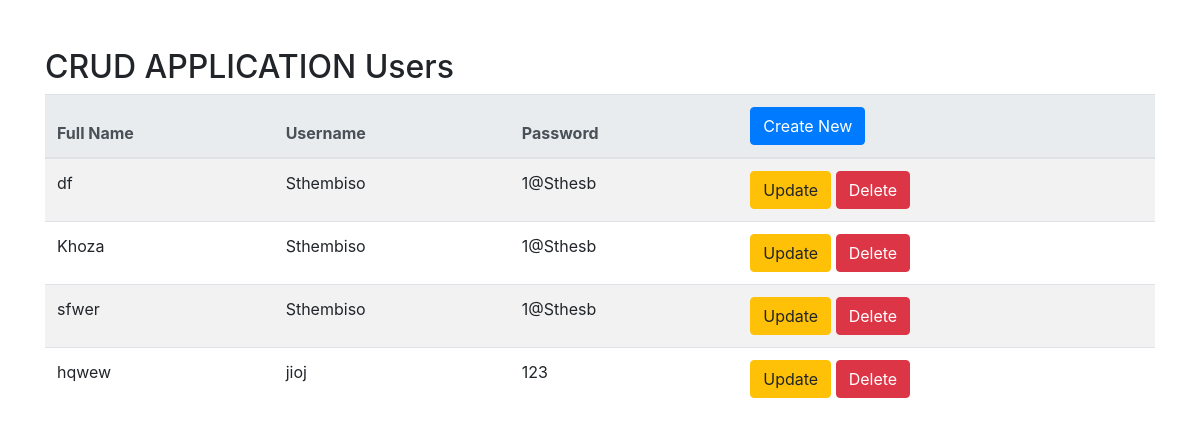
The page / on the database its author committed.
### tables this page shows
CREATE TABLE `users` (
  `user_id` int(11) NOT NULL,
  `fullname` varchar(50) NOT NULL,
  `user_name` varchar(50) NOT NULL,
  `user_pasword` varchar(50) NOT NULL,
  `created_at` timestamp NOT NULL DEFAULT current_timestamp() ON UPDATE current_timestamp()
);

### class/User.php (called while the page is built, shortened)
<?php
    class User{
        private $connection;
        private $table = "Users";
        public function __construct($db)
        {
            $this->connection = $db;
        }
        public function getAllUsers(){
            $query = "Select * from ".$this->table."";
            $statement = $this->connection->prepare($query);
            if($statement->execute()){
                $user = $statement->fetchAll(PDO::FETCH_OBJ);
                return $user;
            }
        }
    }

### index.php (the view, shortened to what this page needs)
<!DOCTYPE html>
<html lang="en">
<head>
    <link rel="stylesheet" href="https://stackpath.bootstrapcdn.com/bootstrap/4.5.0/css/bootstrap.min.css">
</head>
<body>
    <div class="container">
        <h2 class="mt-5">CRUD APPLICATION Users</h2>
        <table class="table table-striped">
            <thead class="thead-light">
                <tr>
                <th scope="col">Full Name</th>
                <th scope="col">Username</th>
                <th scope="col">Password</th>
                <th scope="col"><a href = "./create.php" class="btn btn-primary">Create New</a></th>
                </tr>
            </thead>
            <tbody>
                <?php
                    require './class/User.php';
                    $database = new Connection();
                    $connection = $database->getConnection();
                    $usersClass = new User($connection);
                    $users = $usersClass->getAllUsers();
                    foreach($users as $user){
                        echo '
                        <tr>
                            <td>'.$user->fullname.'</td>
                            <td>'.$user->user_name.'</td>
                            <td>'.$user->user_pasword.'</td>
                            <td>
                                <a href = "./update.php?id='.$user->user_id.'" class="btn btn-warning">Update</a>
                                <a href = "./delete.php?id='.$user->user_id.'" class="btn btn-danger">Delete</a>
                            </td>
                        </tr>
                        ';
                    }
                ?>
            </tbody>
        </table>
    </div>
</body>
</html>

### rows shown on the page
users: fullname "df", user_name "Sthembiso", user_pasword "1@Sthesb"
users: fullname "Khoza", user_name "Sthembiso", user_pasword "1@Sthesb"
users: fullname "sfwer", user_name "Sthembiso", user_pasword "1@Sthesb"
users: fullname "hqwew", user_name "jioj", user_pasword "123"
